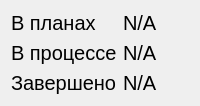
                   <widget class="QWidget" name="yearProjects">
                    <attribute name="title">
                     <string>Год</string>
                    </attribute>
                    <layout class="QFormLayout" name="formLayout_5">
                     <item row="0" column="0">
                      <widget class="QLabel" name="label_addTo_9">
                       <property name="font">
                        <font>
                         <pointsize>15</pointsize>
                        </font>
                       </property>
                       <property name="text">
                        <string>В планах</string>
                       </property>
                      </widget>
                     </item>
                     <item row="0" column="1">
                      <widget class="QLabel" name="project_year_todo">
                       <property name="font">
                        <font>
                         <pointsize>15</pointsize>
                        </font>
                       </property>
                       <property name="text">
                        <string>N/A</string>
                       </property>
                      </widget>
                     </item>
                     <item row="1" column="0">
                      <widget class="QLabel" name="label_57">
                       <property name="font">
                        <font>
                         <pointsize>15</pointsize>
                        </font>
                       </property>
                       <property name="text">
                        <string>В процессе</string>
                       </property>
                      </widget>
                     </item>
                     <item row="1" column="1">
                      <widget class="QLabel" name="project_year_in_progress">
                       <property name="font">
                        <font>
                         <pointsize>15</pointsize>
                        </font>
                       </property>
                       <property name="text">
                        <string>N/A</string>
                       </property>
                      </widget>
                     </item>
                     <item row="2" column="0">
                      <widget class="QLabel" name="label_55">
                       <property name="font">
                        <font>
                         <pointsize>15</pointsize>
                        </font>
                       </property>
                       <property name="text">
                        <string>Завершено</string>
                       </property>
                      </widget>
                     </item>
                     <item row="2" column="1">
                      <widget class="QLabel" name="project_year_done">
                       <property name="font">
                        <font>
                         <pointsize>15</pointsize>
                        </font>
                       </property>
                       <property name="text">
                        <string>N/A</string>
                       </property>
                      </widget>
                     </item>
                    </layout>
                   </widget>
